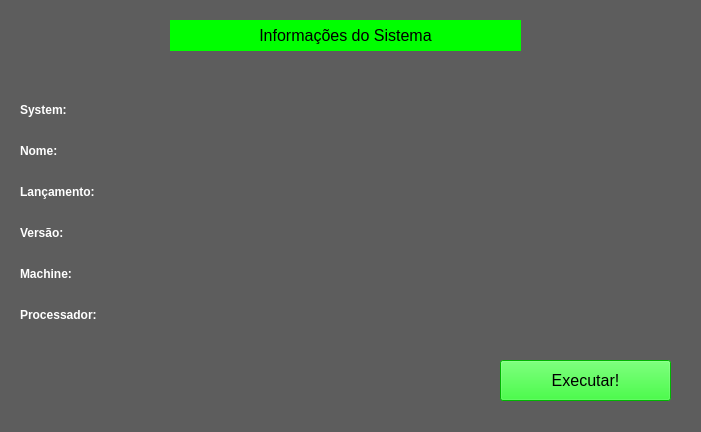
<?xml version="1.0" encoding="UTF-8"?>
<ui version="4.0">
 <class>Form</class>
 <widget class="QWidget" name="Form">
  <property name="geometry">
   <rect>
    <x>0</x>
    <y>0</y>
    <width>701</width>
    <height>432</height>
   </rect>
  </property>
  <property name="windowTitle">
   <string>*** Informações do Sistema ***</string>
  </property>
  <property name="styleSheet">
   <string notr="true">background-color: rgb(93, 93, 93);</string>
  </property>
  <widget class="QLabel" name="label">
   <property name="geometry">
    <rect>
     <x>20</x>
     <y>100</y>
     <width>161</width>
     <height>20</height>
    </rect>
   </property>
   <property name="font">
    <font>
     <pointsize>9</pointsize>
     <bold>true</bold>
    </font>
   </property>
   <property name="styleSheet">
    <string notr="true">color: rgb(255, 255, 255);</string>
   </property>
   <property name="text">
    <string>System:</string>
   </property>
  </widget>
  <widget class="QLabel" name="label_2">
   <property name="geometry">
    <rect>
     <x>20</x>
     <y>141</y>
     <width>161</width>
     <height>20</height>
    </rect>
   </property>
   <property name="font">
    <font>
     <pointsize>9</pointsize>
     <bold>true</bold>
    </font>
   </property>
   <property name="styleSheet">
    <string notr="true">color: rgb(255, 255, 255);</string>
   </property>
   <property name="text">
    <string>Nome:</string>
   </property>
  </widget>
  <widget class="QLabel" name="label_3">
   <property name="geometry">
    <rect>
     <x>20</x>
     <y>182</y>
     <width>161</width>
     <height>20</height>
    </rect>
   </property>
   <property name="font">
    <font>
     <pointsize>9</pointsize>
     <bold>true</bold>
    </font>
   </property>
   <property name="styleSheet">
    <string notr="true">color: rgb(255, 255, 255);</string>
   </property>
   <property name="text">
    <string>Lançamento:</string>
   </property>
  </widget>
  <widget class="QLabel" name="label_4">
   <property name="geometry">
    <rect>
     <x>20</x>
     <y>223</y>
     <width>161</width>
     <height>20</height>
    </rect>
   </property>
   <property name="font">
    <font>
     <pointsize>9</pointsize>
     <bold>true</bold>
    </font>
   </property>
   <property name="styleSheet">
    <string notr="true">color: rgb(255, 255, 255);</string>
   </property>
   <property name="text">
    <string>Versão:</string>
   </property>
  </widget>
  <widget class="QLabel" name="label_5">
   <property name="geometry">
    <rect>
     <x>20</x>
     <y>264</y>
     <width>161</width>
     <height>20</height>
    </rect>
   </property>
   <property name="font">
    <font>
     <pointsize>9</pointsize>
     <bold>true</bold>
    </font>
   </property>
   <property name="styleSheet">
    <string notr="true">color: rgb(255, 255, 255);</string>
   </property>
   <property name="text">
    <string>Machine:</string>
   </property>
  </widget>
  <widget class="QLabel" name="label_6">
   <property name="geometry">
    <rect>
     <x>20</x>
     <y>305</y>
     <width>161</width>
     <height>20</height>
    </rect>
   </property>
   <property name="font">
    <font>
     <pointsize>9</pointsize>
     <bold>true</bold>
    </font>
   </property>
   <property name="styleSheet">
    <string notr="true">color: rgb(255, 255, 255);</string>
   </property>
   <property name="text">
    <string>Processador:</string>
   </property>
  </widget>
  <widget class="QLabel" name="lb_1">
   <property name="geometry">
    <rect>
     <x>230</x>
     <y>110</y>
     <width>431</width>
     <height>16</height>
    </rect>
   </property>
   <property name="font">
    <font>
     <pointsize>9</pointsize>
    </font>
   </property>
   <property name="styleSheet">
    <string notr="true">color: rgb(255, 255, 255);</string>
   </property>
   <property name="text">
    <string/>
   </property>
  </widget>
  <widget class="QLabel" name="lb_2">
   <property name="geometry">
    <rect>
     <x>230</x>
     <y>150</y>
     <width>431</width>
     <height>16</height>
    </rect>
   </property>
   <property name="font">
    <font>
     <pointsize>9</pointsize>
    </font>
   </property>
   <property name="styleSheet">
    <string notr="true">color: rgb(255, 255, 255);</string>
   </property>
   <property name="text">
    <string/>
   </property>
  </widget>
  <widget class="QLabel" name="lb_3">
   <property name="geometry">
    <rect>
     <x>230</x>
     <y>190</y>
     <width>431</width>
     <height>16</height>
    </rect>
   </property>
   <property name="font">
    <font>
     <pointsize>9</pointsize>
    </font>
   </property>
   <property name="styleSheet">
    <string notr="true">color: rgb(255, 255, 255);</string>
   </property>
   <property name="text">
    <string/>
   </property>
  </widget>
  <widget class="QLabel" name="lb_4">
   <property name="geometry">
    <rect>
     <x>230</x>
     <y>230</y>
     <width>431</width>
     <height>16</height>
    </rect>
   </property>
   <property name="font">
    <font>
     <pointsize>9</pointsize>
    </font>
   </property>
   <property name="styleSheet">
    <string notr="true">color: rgb(255, 255, 255);</string>
   </property>
   <property name="text">
    <string/>
   </property>
  </widget>
  <widget class="QLabel" name="lb_5">
   <property name="geometry">
    <rect>
     <x>230</x>
     <y>270</y>
     <width>431</width>
     <height>16</height>
    </rect>
   </property>
   <property name="font">
    <font>
     <pointsize>9</pointsize>
    </font>
   </property>
   <property name="styleSheet">
    <string notr="true">color: rgb(255, 255, 255);</string>
   </property>
   <property name="text">
    <string/>
   </property>
  </widget>
  <widget class="QLabel" name="lb_6">
   <property name="geometry">
    <rect>
     <x>230</x>
     <y>310</y>
     <width>431</width>
     <height>16</height>
    </rect>
   </property>
   <property name="font">
    <font>
     <pointsize>9</pointsize>
    </font>
   </property>
   <property name="styleSheet">
    <string notr="true">color: rgb(255, 255, 255);</string>
   </property>
   <property name="text">
    <string/>
   </property>
  </widget>
  <widget class="QPushButton" name="bt_executar">
   <property name="geometry">
    <rect>
     <x>500</x>
     <y>360</y>
     <width>171</width>
     <height>41</height>
    </rect>
   </property>
   <property name="font">
    <font>
     <pointsize>12</pointsize>
    </font>
   </property>
   <property name="styleSheet">
    <string notr="true">background-color: rgb(0, 255, 0);</string>
   </property>
   <property name="text">
    <string>Executar!</string>
   </property>
  </widget>
  <widget class="QLabel" name="label_7">
   <property name="geometry">
    <rect>
     <x>170</x>
     <y>20</y>
     <width>351</width>
     <height>31</height>
    </rect>
   </property>
   <property name="font">
    <font>
     <pointsize>12</pointsize>
    </font>
   </property>
   <property name="styleSheet">
    <string notr="true">background-color: rgb(0, 255, 0);</string>
   </property>
   <property name="text">
    <string>Informações do Sistema</string>
   </property>
   <property name="alignment">
    <set>Qt::AlignCenter</set>
   </property>
  </widget>
 </widget>
 <resources/>
 <connections/>
</ui>
